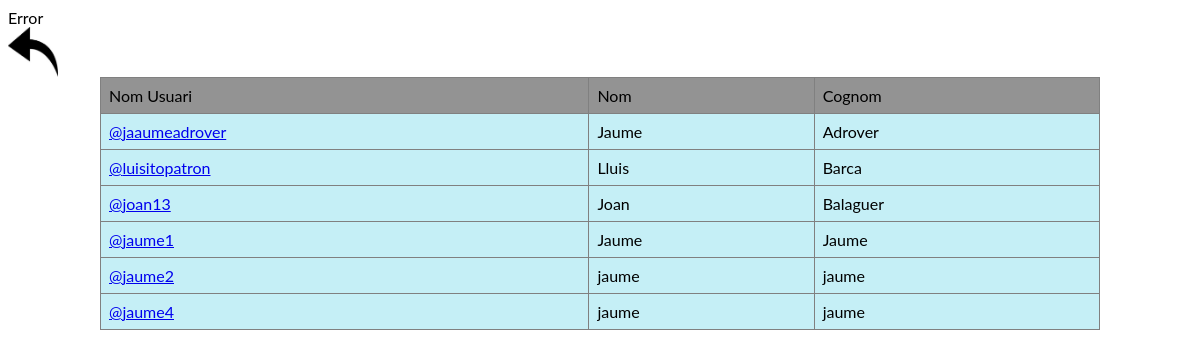
Screenshot of /SocialNetwork/html/seguidors.php?id=diegofes with the database file from the repository.
### tables this page shows
CREATE TABLE `seguidor` (
  `idUsuariSeguidor` varchar(20) DEFAULT NULL,
  `idUsuariSeguit` varchar(20) DEFAULT NULL
);

CREATE TABLE `usuari` (
  `idUsuari` varchar(20) NOT NULL,
  `nom` varchar(15) DEFAULT NULL,
  `cognom` varchar(15) DEFAULT NULL,
  `dataNaixament` date DEFAULT NULL,
  `telefon` varchar(9) DEFAULT NULL,
  `email` varchar(30) DEFAULT NULL,
  `contrasenya` varchar(25) DEFAULT NULL,
  `sexe` enum('home','dona','altres') DEFAULT NULL
);

### SocialNetwork/html/seguidors.php (the view, shortened to what this page needs)
<?php
    include "../includes/conection.php";
    $idUsuari=$_GET['id'];
    $string="SELECT idUsuariSeguidor FROM Seguidor
    WHERE idUsuariSeguit = '" . $idUsuari . "'";
    $consulta=mysqli_query($conexio,$string);
    $count=mysqli_num_rows($consulta);
    ?>
    <div id="back">
        <a href=<?php echo "perfilExtern.php?id=".$idUsuari?>><img src="../images/back.png" width="50"
        height="50" alt="Snow"></a>
    </div>
    <?php
    if ($count>0) {
        ?>
    <div class="container" style="text-align:center;">
        <table border="1" style="margin: 0 auto;">
     <tr>
                <td>Nom Usuari</td>
                <td>Nom</td>
                <td>Cognom</td>
            </tr>
    <?php
        while($row=mysqli_fetch_array($consulta)){
            $string2 = "SELECT idUsuari,nom, cognom FROM Usuari WHERE idUsuari = '" . $row["idUsuariSeguidor"] . "'";
            $consulta2 = mysqli_query($conexio,$string2);
            $row2 = mysqli_fetch_array($consulta2);
    ?>
            <tr>
                <?php
                $cadena="perfilExtern.php?id=" . $row2["idUsuari"];
                ?>
                <td><a href=<?php echo $cadena; ?>><?php echo "@" . $row2["idUsuari"]; ?></a></td>
                <td><?php echo $row2["nom"];?></td>
                <td><?php echo $row2["cognom"];?></td>
             </tr>
            <?php
            }
    ?>
        </table>
    </div>
    <?php
    }else{
        echo "Encara no tens seguidors";
    }
        ?>
<html>
</html>

### SocialNetwork/html/seguidors.php (style rules this page uses)
.container { max-width: 1000px; margin-left: auto; margin-right: auto; padding-left: 10px; padding-right: 10px; }
table { border-collapse: collapse; width: 100%; }
th, td { text-align: left; padding: 8px; }
tr:nth-child(n) { background-color: #C5EFF6; }
tr:nth-child(1) { background-color: #939393; }

### rows the page displays
seguidor: idUsuariSeguidor.idUsuari "jaaumeadrover", idUsuariSeguidor.nom "Jaume", idUsuariSeguidor.cognom "Adrover"
seguidor: idUsuariSeguidor.idUsuari "luisitopatron", idUsuariSeguidor.nom "Lluis", idUsuariSeguidor.cognom "Barca"
seguidor: idUsuariSeguidor.idUsuari "joan13", idUsuariSeguidor.nom "Joan", idUsuariSeguidor.cognom "Balaguer"
seguidor: idUsuariSeguidor.idUsuari "jaume1", idUsuariSeguidor.nom "Jaume", idUsuariSeguidor.cognom "Jaume"
seguidor: idUsuariSeguidor.idUsuari "jaume2", idUsuariSeguidor.nom "jaume", idUsuariSeguidor.cognom "jaume"
seguidor: idUsuariSeguidor.idUsuari "jaume4", idUsuariSeguidor.nom "jaume", idUsuariSeguidor.cognom "jaume"
